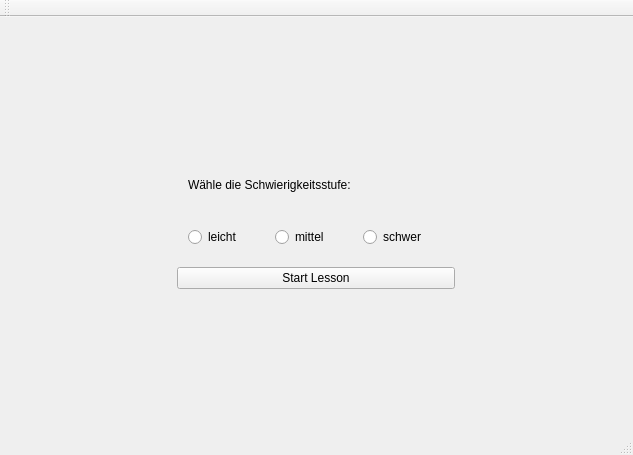
<?xml version="1.0" encoding="UTF-8"?>
<ui version="4.0">
 <class>MainWindow</class>
 <widget class="QMainWindow" name="MainWindow">
  <property name="geometry">
   <rect>
    <x>0</x>
    <y>0</y>
    <width>633</width>
    <height>455</height>
   </rect>
  </property>
  <property name="windowTitle">
   <string>MainWindow</string>
  </property>
  <widget class="QWidget" name="centralWidget">
   <layout class="QGridLayout" name="gridLayout">
    <item row="0" column="0">
     <widget class="QWidget" name="widget_2" native="true">
      <property name="maximumSize">
       <size>
        <width>300</width>
        <height>150</height>
       </size>
      </property>
      <layout class="QVBoxLayout" name="verticalLayout">
       <item>
        <widget class="QWidget" name="widget_3" native="true">
         <layout class="QHBoxLayout" name="horizontalLayout_2">
          <item>
           <widget class="QLabel" name="label">
            <property name="text">
             <string>Wähle die Schwierigkeitsstufe:</string>
            </property>
           </widget>
          </item>
         </layout>
        </widget>
       </item>
       <item>
        <widget class="QWidget" name="widget" native="true">
         <layout class="QHBoxLayout" name="horizontalLayout">
          <item>
           <widget class="QRadioButton" name="radioButton">
            <property name="text">
             <string>leicht</string>
            </property>
           </widget>
          </item>
          <item>
           <widget class="QRadioButton" name="radioButton_3">
            <property name="text">
             <string>mittel</string>
            </property>
           </widget>
          </item>
          <item>
           <widget class="QRadioButton" name="radioButton_2">
            <property name="text">
             <string>schwer</string>
            </property>
           </widget>
          </item>
         </layout>
        </widget>
       </item>
       <item>
        <widget class="QPushButton" name="startLessonButton">
         <property name="text">
          <string>Start Lesson</string>
         </property>
        </widget>
       </item>
      </layout>
     </widget>
    </item>
   </layout>
  </widget>
  <widget class="QMenuBar" name="menuBar">
   <property name="geometry">
    <rect>
     <x>0</x>
     <y>0</y>
     <width>633</width>
     <height>21</height>
    </rect>
   </property>
  </widget>
  <widget class="QToolBar" name="mainToolBar">
   <attribute name="toolBarArea">
    <enum>TopToolBarArea</enum>
   </attribute>
   <attribute name="toolBarBreak">
    <bool>false</bool>
   </attribute>
  </widget>
  <widget class="QStatusBar" name="statusBar"/>
 </widget>
 <layoutdefault spacing="6" margin="11"/>
 <resources/>
 <connections/>
</ui>
